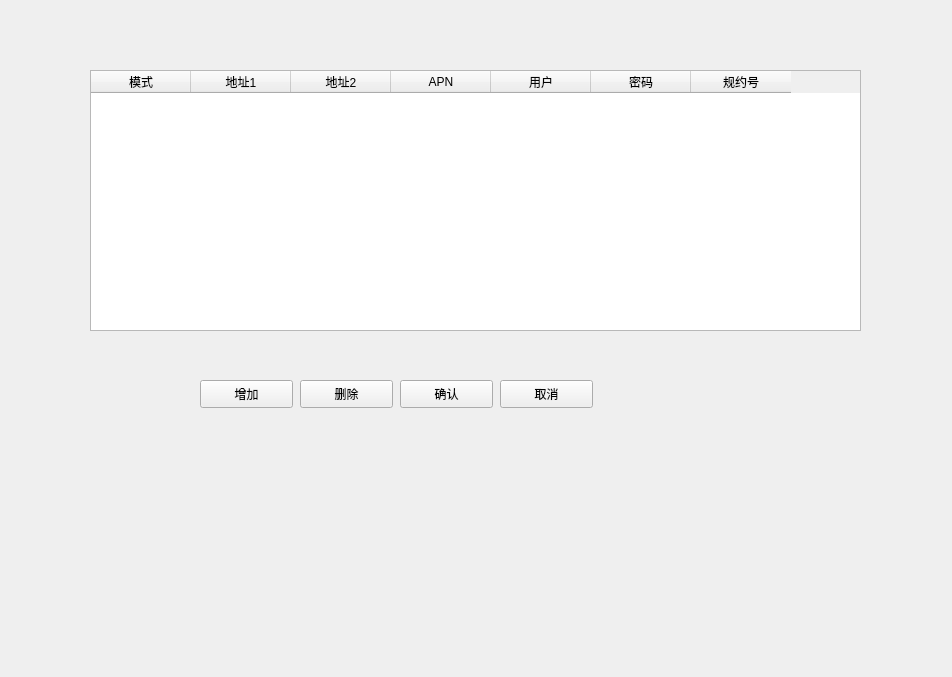
<?xml version="1.0" encoding="UTF-8"?>
<ui version="4.0">
 <class>CGprsPara</class>
 <widget class="QWidget" name="CGprsPara">
  <property name="geometry">
   <rect>
    <x>0</x>
    <y>0</y>
    <width>952</width>
    <height>677</height>
   </rect>
  </property>
  <property name="windowTitle">
   <string>CGprsPara</string>
  </property>
  <widget class="QPushButton" name="m_BtnCancel">
   <property name="geometry">
    <rect>
     <x>500</x>
     <y>380</y>
     <width>93</width>
     <height>28</height>
    </rect>
   </property>
   <property name="text">
    <string>取消</string>
   </property>
  </widget>
  <widget class="QPushButton" name="m_BtnOk">
   <property name="geometry">
    <rect>
     <x>400</x>
     <y>380</y>
     <width>93</width>
     <height>28</height>
    </rect>
   </property>
   <property name="text">
    <string>确认</string>
   </property>
  </widget>
  <widget class="QPushButton" name="m_BtnAdd">
   <property name="geometry">
    <rect>
     <x>200</x>
     <y>380</y>
     <width>93</width>
     <height>28</height>
    </rect>
   </property>
   <property name="text">
    <string>增加</string>
   </property>
  </widget>
  <widget class="QPushButton" name="m_BtnDel">
   <property name="geometry">
    <rect>
     <x>300</x>
     <y>380</y>
     <width>93</width>
     <height>28</height>
    </rect>
   </property>
   <property name="text">
    <string>删除</string>
   </property>
  </widget>
  <widget class="QTableWidget" name="m_pGprsTab">
   <property name="geometry">
    <rect>
     <x>90</x>
     <y>70</y>
     <width>771</width>
     <height>261</height>
    </rect>
   </property>
   <column>
    <property name="text">
     <string>模式</string>
    </property>
   </column>
   <column>
    <property name="text">
     <string>地址1</string>
    </property>
   </column>
   <column>
    <property name="text">
     <string>地址2</string>
    </property>
   </column>
   <column>
    <property name="text">
     <string>APN</string>
    </property>
   </column>
   <column>
    <property name="text">
     <string>用户</string>
    </property>
   </column>
   <column>
    <property name="text">
     <string>密码</string>
    </property>
   </column>
   <column>
    <property name="text">
     <string>规约号</string>
    </property>
   </column>
  </widget>
 </widget>
 <layoutdefault spacing="6" margin="11"/>
 <resources/>
 <connections/>
</ui>
